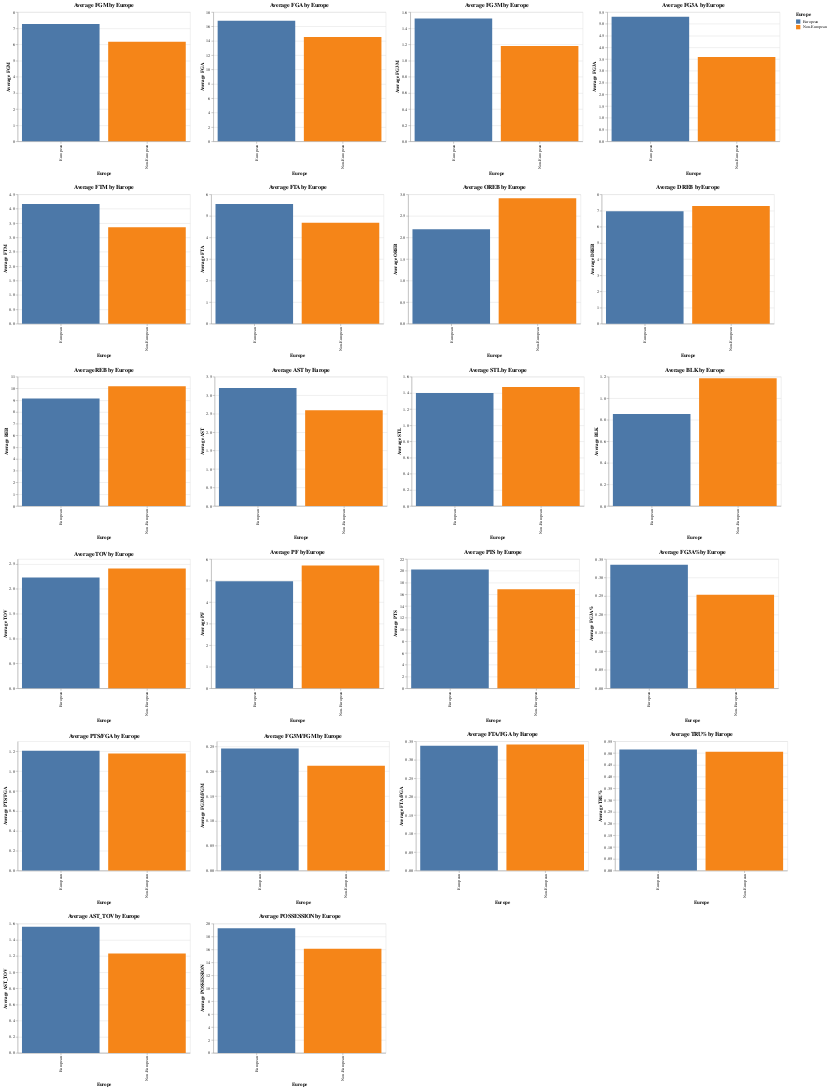

Notebook cell for this chart:
### Code cell
import altair as alt
import pandas as pd
import altair_saver


# Annahme: Sie haben zwei DataFrames: data_per_min_europe_regular und data_per_min_usa_regular

# Fügen Sie eine neue Spalte hinzu, um anzuzeigen, ob der Spieler Europäer ist oder nicht
europe_F_playoffs['Europe'] = 'European'
non_europe_F_playoffs['Europe'] = 'Non-European'

# Kombinieren Sie die beiden DataFrames
combined_df = pd.concat([europe_F_playoffs, non_europe_F_playoffs])

# Liste der Metriken, die geplottet werden sollen
metrics = ['FGM', 'FGA', 'FG3M', 'FG3A', 'FTM', 'FTA', 
           'OREB', 'DREB', 'REB', 'AST', 'STL', 'BLK', 'TOV', 
           'PF', 'PTS', 'FG3A%', 'PTS/FGA', 'FG3M/FGM', 'FTA/FGA', 
           'TRU%', 'AST_TOV', 'POSSESSION']

# Liste zum Speichern der Diagramme
charts = []

# Einen Bruchteil des kombinierten DataFrame auswählen
sampled_df = combined_df.sample(frac=0.5)  # Passen Sie den Bruchteil bei Bedarf an

# Für jede Metrik ein gruppiertes Balkendiagramm erstellen und die Diagramme in eine Liste speichern
for metric in metrics:
    chart = alt.Chart(sampled_df).mark_bar().encode(
        x=alt.X('Europe:N', title='Europe'),
        y=alt.Y(f'mean({metric}):Q', title=f'Average {metric}'),
        color=alt.Color('Europe:N', legend=alt.Legend(title='Europe'))
    ).properties(
        title=f'Average {metric} by Europe',
        width=400,
        height=300
    )
    charts.append(chart)

# Diagramme in sechs Zeilen stapeln
alt_row = alt.vconcat(*[alt.hconcat(*charts[i:i+4]) for i in range(0, len(charts), 4)])

# Die Diagramme anzeigen
alt_row

### Figure 1 — Vega-Lite specification as saved in the notebook (floating-point values rounded to 4 significant figures; data arrays with more than 128 entries replaced by an {"elided": "..."} marker saying what was removed)
{"config": {"view": {"continuousWidth": 300, "continuousHeight": 300}}, "vconcat": [{"hconcat": [{"mark": {"type": "bar"}, "encoding": {"color": {"field": "Europe", "legend": {"title": "Europe"}, "type": "nominal"}, "x": {"field": "Europe", "title": "Europe", "type": "nominal"}, "y": {"aggregate": "mean", "field": "FGM", "title": "Average FGM", "type": "quantitative"}}, "height": 300, "title": "Average FGM by Europe", "width": 400}, {"mark": {"type": "bar"}, "encoding": {"color": {"field": "Europe", "legend": {"title": "Europe"}, "type": "nominal"}, "x": {"field": "Europe", "title": "Europe", "type": "nominal"}, "y": {"aggregate": "mean", "field": "FGA", "title": "Average FGA", "type": "quantitative"}}, "height": 300, "title": "Average FGA by Europe", "width": 400}, {"mark": {"type": "bar"}, "encoding": {"color": {"field": "Europe", "legend": {"title": "Europe"}, "type": "nominal"}, "x": {"field": "Europe", "title": "Europe", "type": "nominal"}, "y": {"aggregate": "mean", "field": "FG3M", "title": "Average FG3M", "type": "quantitative"}}, "height": 300, "title": "Average FG3M by Europe", "width": 400}, {"mark": {"type": "bar"}, "encoding": {"color": {"field": "Europe", "legend": {"title": "Europe"}, "type": "nominal"}, "x": {"field": "Europe", "title": "Europe", "type": "nominal"}, "y": {"aggregate": "mean", "field": "FG3A", "title": "Average FG3A", "type": "quantitative"}}, "height": 300, "title": "Average FG3A by Europe", "width": 400}]}, {"hconcat": [{"mark": {"type": "bar"}, "encoding": {"color": {"field": "Europe", "legend": {"title": "Europe"}, "type": "nominal"}, "x": {"field": "Europe", "title": "Europe", "type": "nominal"}, "y": {"aggregate": "mean", "field": "FTM", "title": "Average FTM", "type": "quantitative"}}, "height": 300, "title": "Average FTM by Europe", "width": 400}, {"mark": {"type": "bar"}, "encoding": {"color": {"field": "Europe", "legend": {"title": "Europe"}, "type": "nominal"}, "x": {"field": "Europe", "title": "Europe", "type": "nominal"}, "y": {"aggregate": "mean", "field": "FTA", "title": "Average FTA", "type": "quantitative"}}, "height": 300, "title": "Average FTA by Europe", "width": 400}, {"mark": {"type": "bar"}, "encoding": {"color": {"field": "Europe", "legend": {"title": "Europe"}, "type": "nominal"}, "x": {"field": "Europe", "title": "Europe", "type": "nominal"}, "y": {"aggregate": "mean", "field": "OREB", "title": "Average OREB", "type": "quantitative"}}, "height": 300, "title": "Average OREB by Europe", "width": 400}, {"mark": {"type": "bar"}, "encoding": {"color": {"field": "Europe", "legend": {"title": "Europe"}, "type": "nominal"}, "x": {"field": "Europe", "title": "Europe", "type": "nominal"}, "y": {"aggregate": "mean", "field": "DREB", "title": "Average DREB", "type": "quantitative"}}, "height": 300, "title": "Average DREB by Europe", "width": 400}]}, {"hconcat": [{"mark": {"type": "bar"}, "encoding": {"color": {"field": "Europe", "legend": {"title": "Europe"}, "type": "nominal"}, "x": {"field": "Europe", "title": "Europe", "type": "nominal"}, "y": {"aggregate": "mean", "field": "REB", "title": "Average REB", "type": "quantitative"}}, "height": 300, "title": "Average REB by Europe", "width": 400}, {"mark": {"type": "bar"}, "encoding": {"color": {"field": "Europe", "legend": {"title": "Europe"}, "type": "nominal"}, "x": {"field": "Europe", "title": "Europe", "type": "nominal"}, "y": {"aggregate": "mean", "field": "AST", "title": "Average AST", "type": "quantitative"}}, "height": 300, "title": "Average AST by Europe", "width": 400}, {"mark": {"type": "bar"}, "encoding": {"color": {"field": "Europe", "legend": {"title": "Europe"}, "type": "nominal"}, "x": {"field": "Europe", "title": "Europe", "type": "nominal"}, "y": {"aggregate": "mean", "field": "STL", "title": "Average STL", "type": "quantitative"}}, "height": 300, "title": "Average STL by Europe", "width": 400}, {"mark": {"type": "bar"}, "encoding": {"color": {"field": "Europe", "legend": {"title": "Europe"}, "type": "nominal"}, "x": {"field": "Europe", "title": "Europe", "type": "nominal"}, "y": {"aggregate": "mean", "field": "BLK", "title": "Average BLK", "type": "quantitative"}}, "height": 300, "title": "Average BLK by Europe", "width": 400}]}, {"hconcat": [{"mark": {"type": "bar"}, "encoding": {"color": {"field": "Europe", "legend": {"title": "Europe"}, "type": "nominal"}, "x": {"field": "Europe", "title": "Europe", "type": "nominal"}, "y": {"aggregate": "mean", "field": "TOV", "title": "Average TOV", "type": "quantitative"}}, "height": 300, "title": "Average TOV by Europe", "width": 400}, {"mark": {"type": "bar"}, "encoding": {"color": {"field": "Europe", "legend": {"title": "Europe"}, "type": "nominal"}, "x": {"field": "Europe", "title": "Europe", "type": "nominal"}, "y": {"aggregate": "mean", "field": "PF", "title": "Average PF", "type": "quantitative"}}, "height": 300, "title": "Average PF by Europe", "width": 400}, {"mark": {"type": "bar"}, "encoding": {"color": {"field": "Europe", "legend": {"title": "Europe"}, "type": "nominal"}, "x": {"field": "Europe", "title": "Europe", "type": "nominal"}, "y": {"aggregate": "mean", "field": "PTS", "title": "Average PTS", "type": "quantitative"}}, "height": 300, "title": "Average PTS by Europe", "width": 400}, {"mark": {"type": "bar"}, "encoding": {"color": {"field": "Europe", "legend": {"title": "Europe"}, "type": "nominal"}, "x": {"field": "Europe", "title": "Europe", "type": "nominal"}, "y": {"aggregate": "mean", "field": "FG3A%", "title": "Average FG3A%", "type": "quantitative"}}, "height": 300, "title": "Average FG3A% by Europe", "width": 400}]}, {"hconcat": [{"mark": {"type": "bar"}, "encoding": {"color": {"field": "Europe", "legend": {"title": "Europe"}, "type": "nominal"}, "x": {"field": "Europe", "title": "Europe", "type": "nominal"}, "y": {"aggregate": "mean", "field": "PTS/FGA", "title": "Average PTS/FGA", "type": "quantitative"}}, "height": 300, "title": "Average PTS/FGA by Europe", "width": 400}, {"mark": {"type": "bar"}, "encoding": {"color": {"field": "Europe", "legend": {"title": "Europe"}, "type": "nominal"}, "x": {"field": "Europe", "title": "Europe", "type": "nominal"}, "y": {"aggregate": "mean", "field": "FG3M/FGM", "title": "Average FG3M/FGM", "type": "quantitative"}}, "height": 300, "title": "Average FG3M/FGM by Europe", "width": 400}, {"mark": {"type": "bar"}, "encoding": {"color": {"field": "Europe", "legend": {"title": "Europe"}, "type": "nominal"}, "x": {"field": "Europe", "title": "Europe", "type": "nominal"}, "y": {"aggregate": "mean", "field": "FTA/FGA", "title": "Average FTA/FGA", "type": "quantitative"}}, "height": 300, "title": "Average FTA/FGA by Europe", "width": 400}, {"mark": {"type": "bar"}, "encoding": {"color": {"field": "Europe", "legend": {"title": "Europe"}, "type": "nominal"}, "x": {"field": "Europe", "title": "Europe", "type": "nominal"}, "y": {"aggregate": "mean", "field": "TRU%", "title": "Average TRU%", "type": "quantitative"}}, "height": 300, "title": "Average TRU% by Europe", "width": 400}]}, {"hconcat": [{"mark": {"type": "bar"}, "encoding": {"color": {"field": "Europe", "legend": {"title": "Europe"}, "type": "nominal"}, "x": {"field": "Europe", "title": "Europe", "type": "nominal"}, "y": {"aggregate": "mean", "field": "AST_TOV", "title": "Average AST_TOV", "type": "quantitative"}}, "height": 300, "title": "Average AST_TOV by Europe", "width": 400}, {"mark": {"type": "bar"}, "encoding": {"color": {"field": "Europe", "legend": {"title": "Europe"}, "type": "nominal"}, "x": {"field": "Europe", "title": "Europe", "type": "nominal"}, "y": {"aggregate": "mean", "field": "POSSESSION", "title": "Average POSSESSION", "type": "quantitative"}}, "height": 300, "title": "Average POSSESSION by Europe", "width": 400}]}], "data": {"name": "data-f9dc97c2e79be0471daa67a7447fc438"}, "$schema": "https://vega.github.io/schema/vega-lite/v5.17.0.json", "datasets": {"data-f9dc97c2e79be0471daa67a7447fc438": {"elided": "1046 records"}}}
